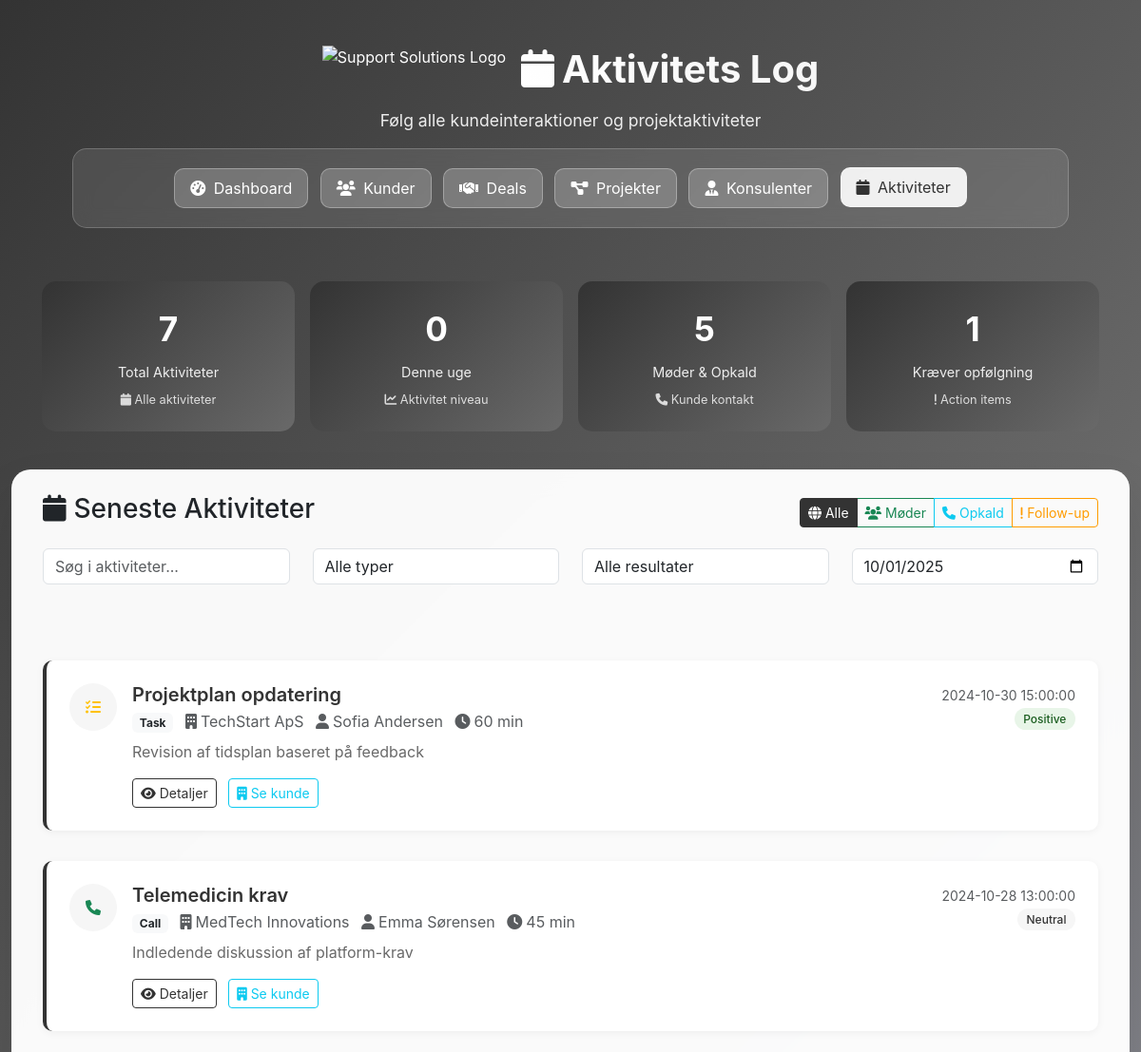
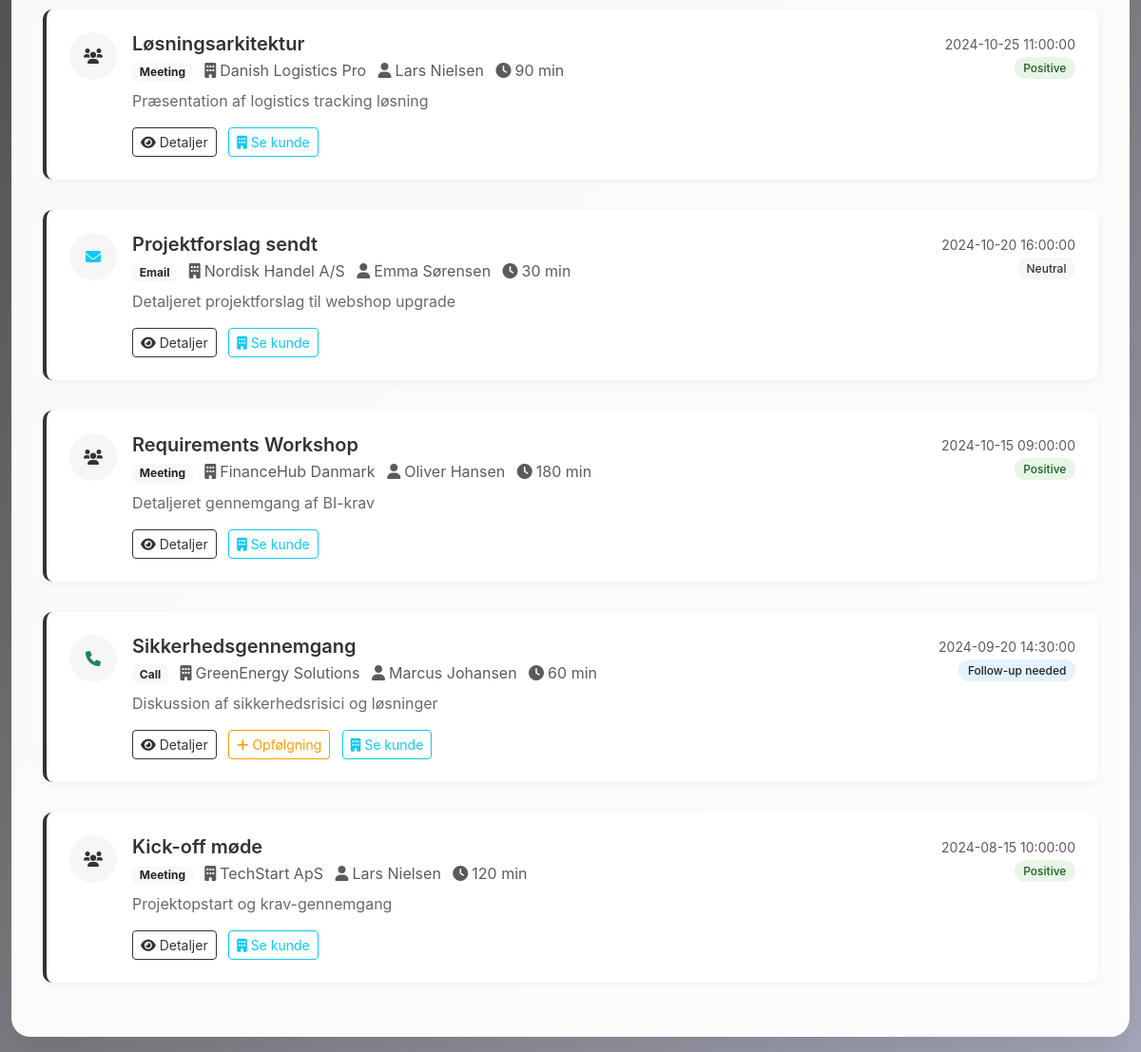
The app's page /activities with its own data (2 pictures, top to bottom).
### tables this page shows
CREATE TABLE activities (
    id INTEGER PRIMARY KEY AUTOINCREMENT,
    customer_id INTEGER,
    deal_id INTEGER,
    project_id INTEGER,
    consultant_id INTEGER,
    type TEXT NOT NULL, -- Call, Meeting, Email, Task, Note
    subject TEXT NOT NULL,
    description TEXT,
    activity_date DATETIME DEFAULT CURRENT_TIMESTAMP,
    duration INTEGER, -- i minutter
    outcome TEXT, -- Positive, Neutral, Negative, Follow-up needed
    created_at DATETIME DEFAULT CURRENT_TIMESTAMP,
    FOREIGN KEY(customer_id) REFERENCES customers(id),
    FOREIGN KEY(deal_id) REFERENCES deals(id),
    FOREIGN KEY(project_id) REFERENCES projects(id),
    FOREIGN KEY(consultant_id) REFERENCES consultants(id)
);

CREATE TABLE customers (
    id INTEGER PRIMARY KEY AUTOINCREMENT,
    company_name TEXT NOT NULL,
    contact_person TEXT NOT NULL,
    email TEXT NOT NULL,
    phone TEXT,
    address TEXT,
    city TEXT,
    postal_code TEXT,
    industry TEXT,
    company_size TEXT, -- Small, Medium, Large, Enterprise
    status TEXT DEFAULT 'Active', -- Active, Inactive, Prospect
    customer_since DATE,
    total_value REAL DEFAULT 0,
    notes TEXT,
    created_at DATETIME DEFAULT CURRENT_TIMESTAMP
);

CREATE TABLE consultants (
    id INTEGER PRIMARY KEY AUTOINCREMENT,
    name TEXT NOT NULL,
    email TEXT NOT NULL,
    phone TEXT,
    speciality TEXT, -- DevOps, Cloud, Security, Web Development, etc.
    hourly_rate REAL,
    status TEXT DEFAULT 'Active', -- Active, Inactive, On Leave
    hire_date DATE,
    created_at DATETIME DEFAULT CURRENT_TIMESTAMP
);

### web.py (the view)
@app.route("/activities")
def activities():
    try:
        activities_data = run_query("""
            SELECT a.*,
                   c.company_name as customer_name,
                   co.name as consultant_name
            FROM activities a
            LEFT JOIN customers c ON a.customer_id = c.id
            LEFT JOIN consultants co ON a.consultant_id = co.id
            ORDER BY a.activity_date DESC
        """)
        from datetime import datetime, timedelta
        today = datetime.now()
        week_ago = today - timedelta(days=7)
        stats = {
            'total_activities': len(activities_data),
            'this_week': len([a for a in activities_data if a['activity_date'] and a['activity_date'] >= week_ago.strftime('%Y-%m-%d')]),
            'meetings_calls': len([a for a in activities_data if a['type'] in ['Meeting', 'Call']]),
            'follow_ups': len([a for a in activities_data if a['outcome'] == 'Follow-up needed'])
        }
        return render_template("activities.html",
                             activities=activities_data,
                             stats=stats,
                             current_date=today.strftime('%Y-%m-%d'))
    except Exception as e:
        return render_template("activities.html", activities=[], stats={}, error=str(e))

### templates/activities.html (shortened to what this page needs)
<!DOCTYPE html>
<html lang="da">
<head>
    <link href="https://cdn.jsdelivr.net/npm/bootstrap@5.3.2/dist/css/bootstrap.min.css" rel="stylesheet">
    <link href="https://cdnjs.cloudflare.com/ajax/libs/font-awesome/6.0.0/css/all.min.css" rel="stylesheet">
    <link rel="stylesheet" href="{{ url_for('static', filename='style.css') }}">
</head>
<body>
    <div class="main-container">
        <div class="container-fluid">
            <div class="hero-section">
                <div class="d-flex align-items-center justify-content-center mb-3">
                    <img src="https://support-solutions.dk/wp-content/uploads/Logo-hvid-web.png"
                         alt="Support Solutions Logo"
                         style="height: 50px; width: auto; margin-right: 1rem;">
                    <h1 class="hero-title mb-0">
                        <i class="fas fa-calendar me-2"></i>Aktivitets Log
                    </h1>
                </div>
                <p class="hero-subtitle">
                    Følg alle kundeinteraktioner og projektaktiviteter
                </p>
                <div class="crm-nav">
                    <a href="/" class="nav-btn">
                        <i class="fas fa-tachometer-alt me-1"></i> Dashboard
                    </a>
                    <a href="/customers" class="nav-btn">
                        <i class="fas fa-users me-1"></i> Kunder
                    </a>
                    <a href="/deals" class="nav-btn">
                        <i class="fas fa-handshake me-1"></i> Deals
                    </a>
                    <a href="/projects" class="nav-btn">
                        <i class="fas fa-project-diagram me-1"></i> Projekter
                    </a>
                    <a href="/consultants" class="nav-btn">
                        <i class="fas fa-user-tie me-1"></i> Konsulenter
                    </a>
                    <a href="/activities" class="nav-btn active">
                        <i class="fas fa-calendar me-1"></i> Aktiviteter
                    </a>
                </div>
            </div>
            <div class="quick-insights">
                <div class="insight-card">
                    <div class="insight-number">{{ stats.total_activities or 0 }}</div>
                    <div class="insight-label">Total Aktiviteter</div>
                    <div class="insight-trend"><i class="fas fa-calendar"></i> Alle aktiviteter</div>
                </div>
                <div class="insight-card">
                    <div class="insight-number">{{ stats.this_week or 0 }}</div>
                    <div class="insight-label">Denne uge</div>
                    <div class="insight-trend"><i class="fas fa-chart-line"></i> Aktivitet niveau</div>
                </div>
                <div class="insight-card">
                    <div class="insight-number">{{ stats.meetings_calls or 0 }}</div>
                    <div class="insight-label">Møder & Opkald</div>
                    <div class="insight-trend"><i class="fas fa-phone"></i> Kunde kontakt</div>
                </div>
                <div class="insight-card">
                    <div class="insight-number">{{ stats.follow_ups or 0 }}</div>
                    <div class="insight-label">Kræver opfølgning</div>
                    <div class="insight-trend"><i class="fas fa-exclamation"></i> Action items</div>
                </div>
            </div>
            <div class="glass-card">
                <div class="search-section">
                    <div class="d-flex justify-content-between align-items-center mb-3">
                        <h3><i class="fas fa-calendar me-2"></i>Seneste Aktiviteter</h3>
                        <div class="btn-group">
                            <button class="btn btn-outline-primary btn-sm active" onclick="filterActivities('all')">
                                <i class="fas fa-globe"></i> Alle
                            </button>
                            <button class="btn btn-outline-success btn-sm" onclick="filterActivities('meetings')">
                                <i class="fas fa-users"></i> Møder
                            </button>
                            <button class="btn btn-outline-info btn-sm" onclick="filterActivities('calls')">
                                <i class="fas fa-phone"></i> Opkald
                            </button>
                            <button class="btn btn-outline-warning btn-sm" onclick="filterActivities('follow_up')">
                                <i class="fas fa-exclamation"></i> Follow-up
                            </button>
                        </div>
                    </div>
                    <div class="row mb-3">
                        <div class="col-md-3">
                            <input type="text" class="form-control" id="activitySearch" placeholder="Søg i aktiviteter...">
                        </div>
                        <div class="col-md-3">
                            <select class="form-control" id="typeFilter">
                                <option value="">Alle typer</option>
                            </select>
                        </div>
                        <div class="col-md-3">
                            <select class="form-control" id="outcomeFilter">
                                <option value="">Alle resultater</option>
                            </select>
                        </div>
                        <div class="col-md-3">
                            <input type="date" class="form-control" id="dateFilter" value="{{ current_date }}">
                        </div>
                    </div>
                </div>
                <div class="result-section">
                    <div class="row">
                        <div class="col-12">
                            <div class="activity-timeline" id="activityTimeline">
                                {% for activity in activities %}
                                <div class="activity-item" data-type="{{ activity.type }}" data-outcome="{{ activity.outcome }}">
                                    <div class="activity-icon">
                                        {% if activity.type == 'Meeting' %}
                                        <i class="fas fa-users text-primary"></i>
                                        {% elif activity.type == 'Call' %}
                                        <i class="fas fa-phone text-success"></i>
                                        {% elif activity.type == 'Email' %}
                                        <i class="fas fa-envelope text-info"></i>
                                        {% elif activity.type == 'Task' %}
                                        <i class="fas fa-tasks text-warning"></i>
                                        {% else %}
                                        <i class="fas fa-sticky-note text-secondary"></i>
                                        {% endif %}
                                    </div>
                                    <div class="activity-content">
                                        <div class="activity-header d-flex justify-content-between align-items-start">
                                            <div>
                                                <h5 class="mb-1">{{ activity.subject }}</h5>
                                                <div class="activity-meta">
                                                    <span class="badge bg-light text-dark me-2">{{ activity.type }}</span>
                                                    <span class="text-muted me-2">
                                                        <i class="fas fa-building me-1"></i>{{ activity.customer_name or 'Intern' }}
                                                    </span>
                                                    <span class="text-muted me-2">
                                                        <i class="fas fa-user me-1"></i>{{ activity.consultant_name or 'Systembruger' }}
                                                    </span>
                                                    {% if activity.duration %}
                                                    <span class="text-muted">
                                                        <i class="fas fa-clock me-1"></i>{{ activity.duration }} min
                                                    </span>
                                                    {% endif %}
                                                </div>
                                            </div>
                                            <div class="text-end">
                                                <small class="text-muted">{{ activity.activity_date }}</small>
                                                {% if activity.outcome %}
                                                <br>
                                                <span class="status-badge mt-1
                                                    {% if activity.outcome == 'Positive' %}badge-active{% endif %}
                                                    {% if activity.outcome == 'Neutral' %}badge-planning{% endif %}
                                                    {% if activity.outcome == 'Follow-up needed' %}badge-won{% endif %}
                                                ">{{ activity.outcome }}</span>
                                                {% endif %}
                                            </div>
                                        </div>
                                        {% if activity.description %}
                                        <p class="activity-description mb-2">{{ activity.description }}</p>
                                        {% endif %}
                                        <div class="activity-actions">
                                            <button class="btn btn-sm btn-outline-primary" data-activity-id="{{ activity.id }}" onclick="viewDetails(this.dataset.activityId)">
                                                <i class="fas fa-eye"></i> Detaljer
                                            </button>
                                            {% if activity.outcome == 'Follow-up needed' %}
                                            <button class="btn btn-sm btn-outline-warning" data-activity-id="{{ activity.id }}" onclick="createFollowUp(this.dataset.activityId)">
                                                <i class="fas fa-plus"></i> Opfølgning
                                            </button>
                                            {% endif %}
                                            {% if activity.customer_id %}
                                            <a href="/customer/{{ activity.customer_id }}" class="btn btn-sm btn-outline-info">
                                                <i class="fas fa-building"></i> Se kunde
                                            </a>
                                            {% endif %}
                                        </div>
                                    </div>
                                </div>
                                {% endfor %}
                            </div>
                        </div>
                    </div>
                </div>
            </div>
        </div>
    </div>
</body>
</html>

### records on screen
activities: subject "Projektplan opdatering", type "Task", company_name "TechStart ApS", name "Sofia Andersen", duration "60", activity_date "2024-10-30 15:00:00", outcome "Positive", description "Revision af tidsplan baseret på feedback"
activities: subject "Telemedicin krav", type "Call", company_name "MedTech Innovations", name "Emma Sørensen", duration "45", activity_date "2024-10-28 13:00:00", outcome "Neutral", description "Indledende diskussion af platform-krav"
activities: subject "Løsningsarkitektur", type "Meeting", company_name "Danish Logistics Pro", name "Lars Nielsen", duration "90", activity_date "2024-10-25 11:00:00", outcome "Positive", description "Præsentation af logistics tracking løsning"
activities: subject "Projektforslag sendt", type "Email", company_name "Nordisk Handel A/S", name "Emma Sørensen", duration "30", activity_date "2024-10-20 16:00:00", outcome "Neutral", description "Detaljeret projektforslag til webshop upgrade"
activities: subject "Requirements Workshop", type "Meeting", company_name "FinanceHub Danmark", name "Oliver Hansen", duration "180", activity_date "2024-10-15 09:00:00", outcome "Positive", description "Detaljeret gennemgang af BI-krav"
activities: subject "Sikkerhedsgennemgang", type "Call", company_name "GreenEnergy Solutions", name "Marcus Johansen", duration "60", activity_date "2024-09-20 14:30:00", outcome "Follow-up needed", description "Diskussion af sikkerhedsrisici og løsninger"
activities: subject "Kick-off møde", type "Meeting", company_name "TechStart ApS", name "Lars Nielsen", duration "120", activity_date "2024-08-15 10:00:00", outcome "Positive", description "Projektopstart og krav-gennemgang"

### other values on screen
{{ stats.total_activities or 0 }} "7"
{{ stats.this_week or 0 }} "0"
{{ stats.meetings_calls or 0 }} "5"
{{ stats.follow_ups or 0 }} "1"
